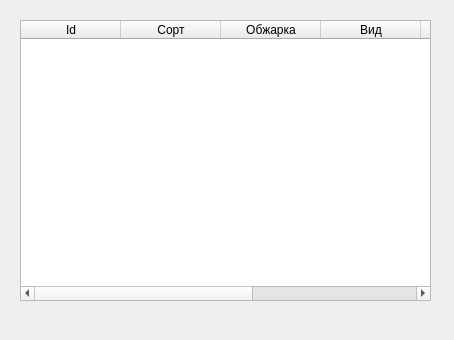
<?xml version="1.0" encoding="UTF-8"?>
<ui version="4.0">
 <class>MainWindow</class>
 <widget class="QMainWindow" name="MainWindow">
  <property name="geometry">
   <rect>
    <x>0</x>
    <y>0</y>
    <width>454</width>
    <height>340</height>
   </rect>
  </property>
  <property name="windowTitle">
   <string>MainWindow</string>
  </property>
  <widget class="QWidget" name="centralwidget">
   <widget class="QTableWidget" name="tableWidget">
    <property name="geometry">
     <rect>
      <x>20</x>
      <y>20</y>
      <width>411</width>
      <height>281</height>
     </rect>
    </property>
    <column>
     <property name="text">
      <string>Id</string>
     </property>
    </column>
    <column>
     <property name="text">
      <string>Сорт</string>
     </property>
    </column>
    <column>
     <property name="text">
      <string>Обжарка</string>
     </property>
    </column>
    <column>
     <property name="text">
      <string>Вид</string>
     </property>
    </column>
    <column>
     <property name="text">
      <string>Описание</string>
     </property>
    </column>
    <column>
     <property name="text">
      <string>Цена</string>
     </property>
    </column>
    <column>
     <property name="text">
      <string>Объём</string>
     </property>
    </column>
   </widget>
  </widget>
  <widget class="QMenuBar" name="menuBar">
   <property name="geometry">
    <rect>
     <x>0</x>
     <y>0</y>
     <width>454</width>
     <height>21</height>
    </rect>
   </property>
  </widget>
 </widget>
 <resources/>
 <connections/>
</ui>
